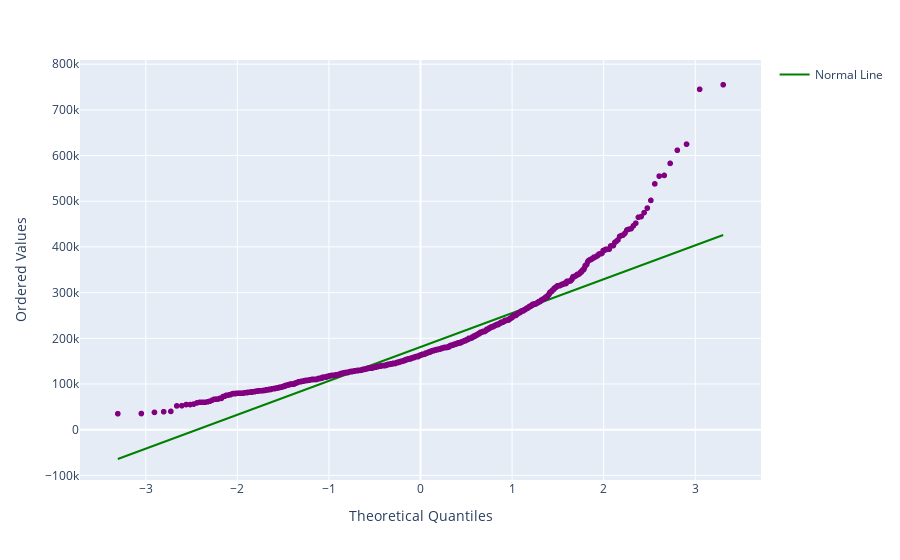

Notebook cell for this chart:
### Code cell
slope, intercept, r_value, p_value, std_err = stats.linregress(qq_data[0][0], qq_data[0][1])
line_x = np.array(qq_data[0][0])
line_y = intercept + slope * line_x
line_data = go.Scatter(x=line_x, y=line_y, mode="lines", name="Normal Line", line=dict(color="green"))
qq_fig.add_trace(line_data)
qq_fig.show()

### Figure 1 — Plotly figure (JSON) as saved in the notebook; plotly's stock layout.template omitted (floating-point values rounded to 4 significant figures; data arrays with more than 128 entries replaced by an {"elided": "..."} marker saying what was removed)
{"data": [{"hovertemplate": "Theoretical Quantiles=%{x}<br>Ordered Values=%{y}<extra></extra>", "legendgroup": "", "marker": {"color": "purple", "symbol": "circle"}, "mode": "markers", "name": "", "showlegend": false, "type": "scattergl", "x": {"elided": "1460 float values"}, "xaxis": "x", "y": {"elided": "1460 int values"}, "yaxis": "y"}, {"line": {"color": "green"}, "mode": "lines", "name": "Normal Line", "type": "scatter", "x": {"elided": "1460 float values"}, "y": {"elided": "1460 float values"}}], "layout": {"legend": {"tracegroupgap": 0}, "margin": {"t": 60}, "xaxis": {"anchor": "y", "domain": [0, 1], "title": {"text": "Theoretical Quantiles"}}, "yaxis": {"anchor": "x", "domain": [0, 1], "title": {"text": "Ordered Values"}}}}
